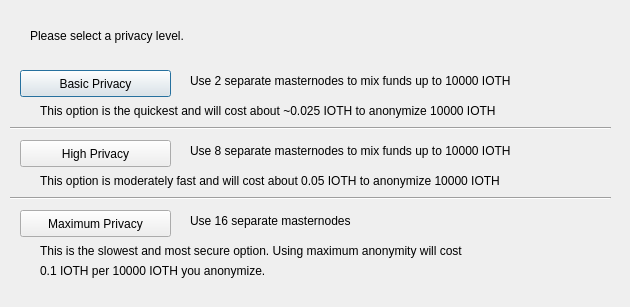
<?xml version="1.0" encoding="UTF-8"?>
<ui version="4.0">
 <class>ObfuscationConfig</class>
 <widget class="QDialog" name="ObfuscationConfig">
  <property name="geometry">
   <rect>
    <x>0</x>
    <y>0</y>
    <width>630</width>
    <height>307</height>
   </rect>
  </property>
  <property name="windowTitle">
   <string>Configure Obfuscation</string>
  </property>
  <widget class="QPushButton" name="buttonBasic">
   <property name="geometry">
    <rect>
     <x>20</x>
     <y>70</y>
     <width>151</width>
     <height>27</height>
    </rect>
   </property>
   <property name="text">
    <string>Basic Privacy</string>
   </property>
  </widget>
  <widget class="QPushButton" name="buttonHigh">
   <property name="geometry">
    <rect>
     <x>20</x>
     <y>140</y>
     <width>151</width>
     <height>27</height>
    </rect>
   </property>
   <property name="text">
    <string>High Privacy</string>
   </property>
  </widget>
  <widget class="QPushButton" name="buttonMax">
   <property name="geometry">
    <rect>
     <x>20</x>
     <y>210</y>
     <width>151</width>
     <height>27</height>
    </rect>
   </property>
   <property name="text">
    <string>Maximum Privacy</string>
   </property>
  </widget>
  <widget class="QLabel" name="label">
   <property name="geometry">
    <rect>
     <x>30</x>
     <y>20</y>
     <width>571</width>
     <height>31</height>
    </rect>
   </property>
   <property name="text">
    <string>Please select a privacy level.</string>
   </property>
  </widget>
  <widget class="QLabel" name="label_2">
   <property name="geometry">
    <rect>
     <x>190</x>
     <y>70</y>
     <width>421</width>
     <height>21</height>
    </rect>
   </property>
   <property name="text">
    <string>Use 2 separate masternodes to mix funds up to 10000 IOTH</string>
   </property>
  </widget>
  <widget class="QLabel" name="label_3">
   <property name="geometry">
    <rect>
     <x>190</x>
     <y>140</y>
     <width>411</width>
     <height>21</height>
    </rect>
   </property>
   <property name="text">
    <string>Use 8 separate masternodes to mix funds up to 10000 IOTH</string>
   </property>
  </widget>
  <widget class="QLabel" name="label_4">
   <property name="geometry">
    <rect>
     <x>190</x>
     <y>210</y>
     <width>421</width>
     <height>21</height>
    </rect>
   </property>
   <property name="text">
    <string>Use 16 separate masternodes</string>
   </property>
  </widget>
  <widget class="QLabel" name="label_6">
   <property name="geometry">
    <rect>
     <x>40</x>
     <y>100</y>
     <width>561</width>
     <height>21</height>
    </rect>
   </property>
   <property name="text">
    <string>This option is the quickest and will cost about ~0.025 IOTH to anonymize 10000 IOTH</string>
   </property>
  </widget>
  <widget class="QLabel" name="label_7">
   <property name="geometry">
    <rect>
     <x>40</x>
     <y>170</y>
     <width>561</width>
     <height>21</height>
    </rect>
   </property>
   <property name="text">
    <string>This option is moderately fast and will cost about 0.05 IOTH to anonymize 10000 IOTH</string>
   </property>
  </widget>
  <widget class="QLabel" name="label_8">
   <property name="geometry">
    <rect>
     <x>40</x>
     <y>240</y>
     <width>561</width>
     <height>21</height>
    </rect>
   </property>
   <property name="text">
    <string>This is the slowest and most secure option. Using maximum anonymity will cost</string>
   </property>
  </widget>
  <widget class="QLabel" name="label_9">
   <property name="geometry">
    <rect>
     <x>40</x>
     <y>260</y>
     <width>561</width>
     <height>21</height>
    </rect>
   </property>
   <property name="text">
    <string>0.1 IOTH per 10000 IOTH you anonymize.</string>
   </property>
  </widget>
  <widget class="Line" name="line">
   <property name="geometry">
    <rect>
     <x>10</x>
     <y>120</y>
     <width>601</width>
     <height>16</height>
    </rect>
   </property>
   <property name="orientation">
    <enum>Qt::Horizontal</enum>
   </property>
  </widget>
  <widget class="Line" name="line_2">
   <property name="geometry">
    <rect>
     <x>10</x>
     <y>190</y>
     <width>601</width>
     <height>16</height>
    </rect>
   </property>
   <property name="orientation">
    <enum>Qt::Horizontal</enum>
   </property>
  </widget>
 </widget>
 <resources/>
 <connections/>
</ui>
